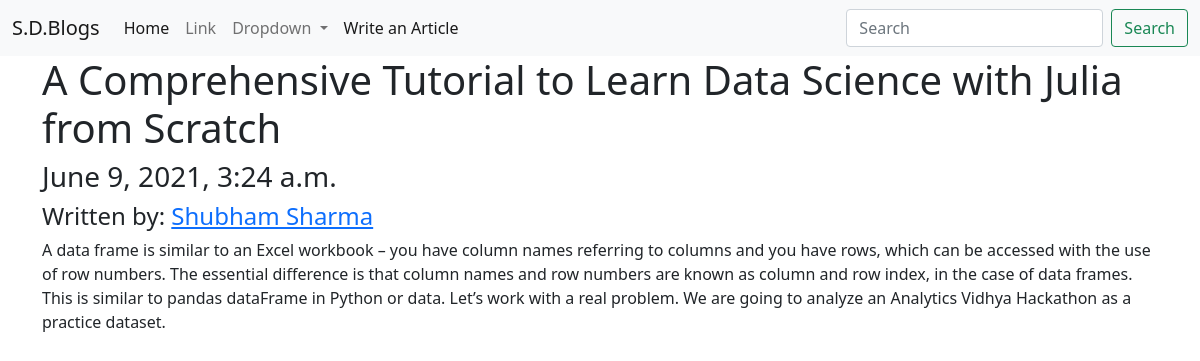
Page /article/12 on the committed database.
### main/models.py (models this page shows, shortened)
class Article(models.Model):
    title = models.CharField(max_length=256)
    content = models.TextField()
    createdAt = models.DateTimeField(auto_now_add = True)
    authors = models.ManyToManyField('Author')

class Author(models.Model):
    name = models.CharField(max_length=256)
    def __str__(self):
        return self.name

### main/views.py (the view)
# urls.py: path('article/<int:pk>', views.article, name='get_article'),
def article(request, pk):
    article = get_object_or_404(models.Article, pk = pk)
    context = {
        "article" : article
    }
    return render(request, 'main/article.html', context)

### templates/main/article.html
{% extends 'main/base.html' %}
{% block content %}
<h1>{{ article.title }}</h1>
<h3>{{ article.createdAt }}</h3>
<h4>Written by:
    {% for author in article.authors.all %}
       <a href="{% url 'get_author' author.pk %}">{{author}}</a>
    {% endfor %}
</h4>
<p>
    {{ article.content }}
</p>
{% endblock content %}

### rows in the picture
Article: title "A Comprehensive Tutorial to Learn Data Science with Julia from Scratch", createdAt "June 9, 2021, 3:24 a.m.", content "A data frame is similar to an Excel workbook – you have column names referring to columns and you have rows, which can be accessed with the use of row numbers. The essential difference is that column names and row numbers are known as column and row index, in the case of data frames. This is similar to pandas dataFrame in Python or data. Let’s work with a real problem. We are going to analyze an Analytics Vidhya Hackathon as a practice dataset."
Author: name "Shubham Sharma"
